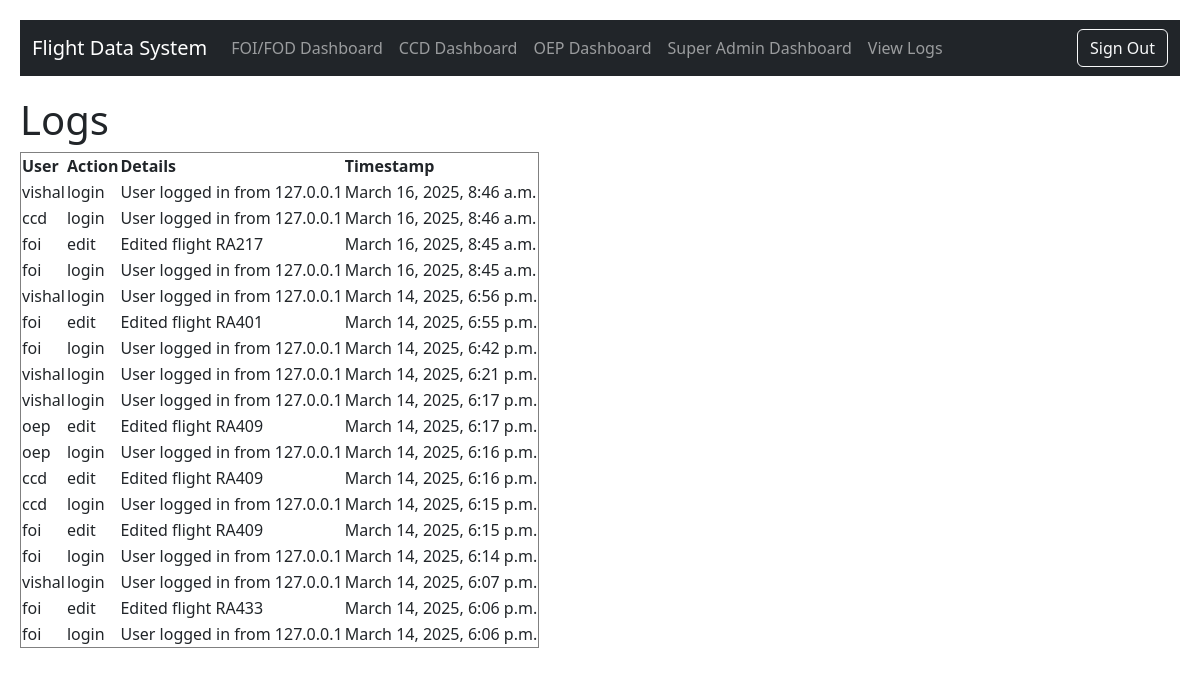
Screenshot of /view-logs/ (signed in) with the database file from the repository.
### users/models.py (models this page shows, shortened)
class Log(models.Model):
    ACTION_CHOICES = [
        ('login', 'Login'),
        ('edit', 'Edit'),
    ]
    user = models.ForeignKey(User, on_delete=models.CASCADE)
    action = models.CharField(max_length=20, choices=ACTION_CHOICES)
    details = models.TextField(blank=True, null=True)
    timestamp = models.DateTimeField(auto_now_add=True)

class User(AbstractUser):
    ROLE_CHOICES = [
        ('super_admin', 'Super Admin'),
        ('foi_fod', 'FOI/FOD'),
        ('ccd', 'CCD'),
        ('oep', 'OEP'),
        ('of', 'OF'),
    ]
    role = models.CharField(max_length=20, choices=ROLE_CHOICES, default='user')
    division = models.ForeignKey('Division', on_delete=models.SET_NULL, null=True, blank=True)

### users/views.py (the view)
# urls.py: path('view-logs/', views.view_logs, name='view_logs'),
@login_required
def view_logs(request):
    if request.user.role != 'super_admin':
        messages.error(request, 'You are not authorized to access this page.')
        return redirect('home')
    logs = Log.objects.all().order_by('-timestamp')
    return render(request, 'users/view_logs.html', {'logs': logs})

### users/templates/users/view_logs.html
{% extends 'base.html' %}
{% block content %}
<h1>Logs</h1>
<table border="1">
    <thead>
        <tr>
            <th>User</th>
            <th>Action</th>
            <th>Details</th>
            <th>Timestamp</th>
        </tr>
    </thead>
    <tbody>
        {% for log in logs %}
            <tr>
                <td>{{ log.user.username }}</td>
                <td>{{ log.action }}</td>
                <td>{{ log.details }}</td>
                <td>{{ log.timestamp }}</td>
            </tr>
        {% endfor %}
    </tbody>
</table>
{% endblock %}

### users/templates/base.html (style rules this page uses)
body { padding: 20px; }

### rows the page displays
Log: user.username "vishal", action "login", details "User logged in from 127.0.0.1", timestamp "March 16, 2025, 8:46 a.m."
Log: user.username "ccd", action "login", details "User logged in from 127.0.0.1", timestamp "March 16, 2025, 8:46 a.m."
Log: user.username "foi", action "edit", details "Edited flight RA217", timestamp "March 16, 2025, 8:45 a.m."
Log: user.username "foi", action "login", details "User logged in from 127.0.0.1", timestamp "March 16, 2025, 8:45 a.m."
Log: user.username "vishal", action "login", details "User logged in from 127.0.0.1", timestamp "March 14, 2025, 6:56 p.m."
Log: user.username "foi", action "edit", details "Edited flight RA401", timestamp "March 14, 2025, 6:55 p.m."
Log: user.username "foi", action "login", details "User logged in from 127.0.0.1", timestamp "March 14, 2025, 6:42 p.m."
Log: user.username "vishal", action "login", details "User logged in from 127.0.0.1", timestamp "March 14, 2025, 6:21 p.m."
Log: user.username "vishal", action "login", details "User logged in from 127.0.0.1", timestamp "March 14, 2025, 6:17 p.m."
Log: user.username "oep", action "edit", details "Edited flight RA409", timestamp "March 14, 2025, 6:17 p.m."
Log: user.username "oep", action "login", details "User logged in from 127.0.0.1", timestamp "March 14, 2025, 6:16 p.m."
Log: user.username "ccd", action "edit", details "Edited flight RA409", timestamp "March 14, 2025, 6:16 p.m."
Log: user.username "ccd", action "login", details "User logged in from 127.0.0.1", timestamp "March 14, 2025, 6:15 p.m."
Log: user.username "foi", action "edit", details "Edited flight RA409", timestamp "March 14, 2025, 6:15 p.m."
Log: user.username "foi", action "login", details "User logged in from 127.0.0.1", timestamp "March 14, 2025, 6:14 p.m."
Log: user.username "vishal", action "login", details "User logged in from 127.0.0.1", timestamp "March 14, 2025, 6:07 p.m."
Log: user.username "foi", action "edit", details "Edited flight RA433", timestamp "March 14, 2025, 6:06 p.m."
Log: user.username "foi", action "login", details "User logged in from 127.0.0.1", timestamp "March 14, 2025, 6:06 p.m."
